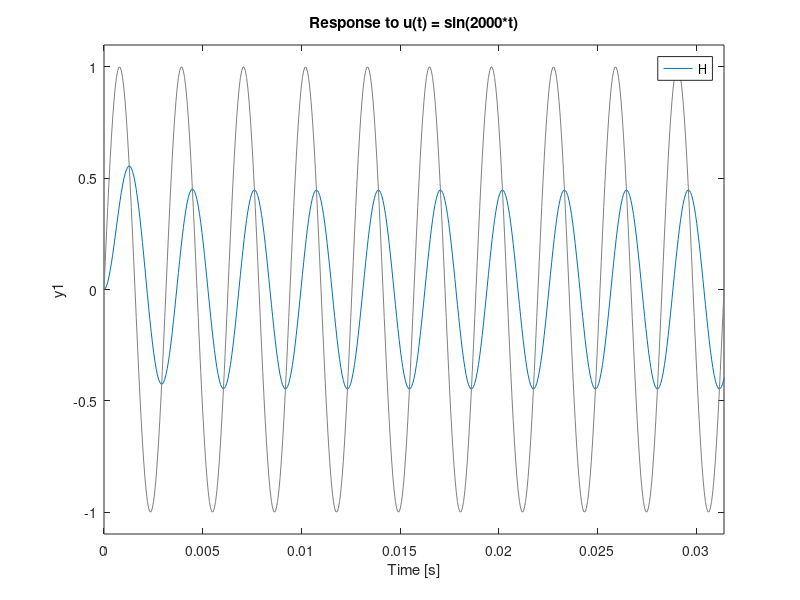

The MATLAB script that drew this image:
%% first order element - 
%the circuit parameters
R1 = 1e3; R2 = 1e3; C1 = 1e-6;
%the transfer function parameters
k = R1/R2; %gain factor
T = R2 * C1; %time constant
%declare the transfer function
H = tf(k, [T,1]);
step(H);

%% the time specifications
close all
%Rise time
tr = 2.5 * T;
ts = 4 * T; %settling time
%tp = simulation time
%steady state value
tss = 9*T;
yss = k;
%simulation time
tss = 9*T;t=0:tss/100:tss;
y = step(H,t)
%plot(t,y);
plot(t,y,'k',tr,0.9*k,'or')
text(tr*1.1,k*0.9,'Rise time')
hold
plot(ts, 0.98 * k, 'ob')
text(ts * 1.1, 0.98*k, 'Settling time')
plot(tss, k, 'om')
hold
text(tss, 0.9 * k, 'Steady state Value')
%step(H)
%hold
%% varying the gain factor
clear all
R1 = [1e3, 2.2e3, 4.7e3, 1e4]; R2 = 1e3; C1 = 1e-6;
T = R2 * C1;
for i=1:length(R1)
    H{i} = tf(R1(i)/R2, [T,1]);
end 
step(H{1:4});
legend('R1 = 1k/Omega', 'R1 = 2.2k/Omega', 'R1 = 4.7k/Omega', 'R1 = 10k/Omega');shg;grid

%% Time constant variation
C1 = [0.01, 0.1, 1] * 1e-6;
R1 = 1e3; R2 = 1e3;
T = R2 .* C1;
for i=1:length(C1)
    H{i} = tf(R1/R2, [T(i),1]);
end 
step(H{1:3})
legend('C1 = 0.01\muF', 'C1 = 0.1\muF', 'C1 = 1\muF' );shg;grid

%% Square wave response
R1 = 1e3; R2 = R1; C1 = 1e-6;
T = R2 * C1; k = R1/R2;
Tu = 16*T; wu = 2*pi/Tu;
t = 0:Tu/50:2*Tu;
H = tf(k, [T,1]);
lsim(H, square(wu*t), t)
grid;shg;
title('Squarewave response of the FOE')

%% Sine wave response
R1 = 1e3; R2 = R1; C1 = 1e-6;
T = R2 * C1; k = R1/R2;
wu = 2/T; Tu = 2*pi/wu;
t = 0:Tu/50:10*Tu;
H = tf(k, [T,1]);
lsim(H, sin(wu*t), t)
grid;shg;
title(['Response to u(t) = sin(', num2str(wu), '*t)']);shg
